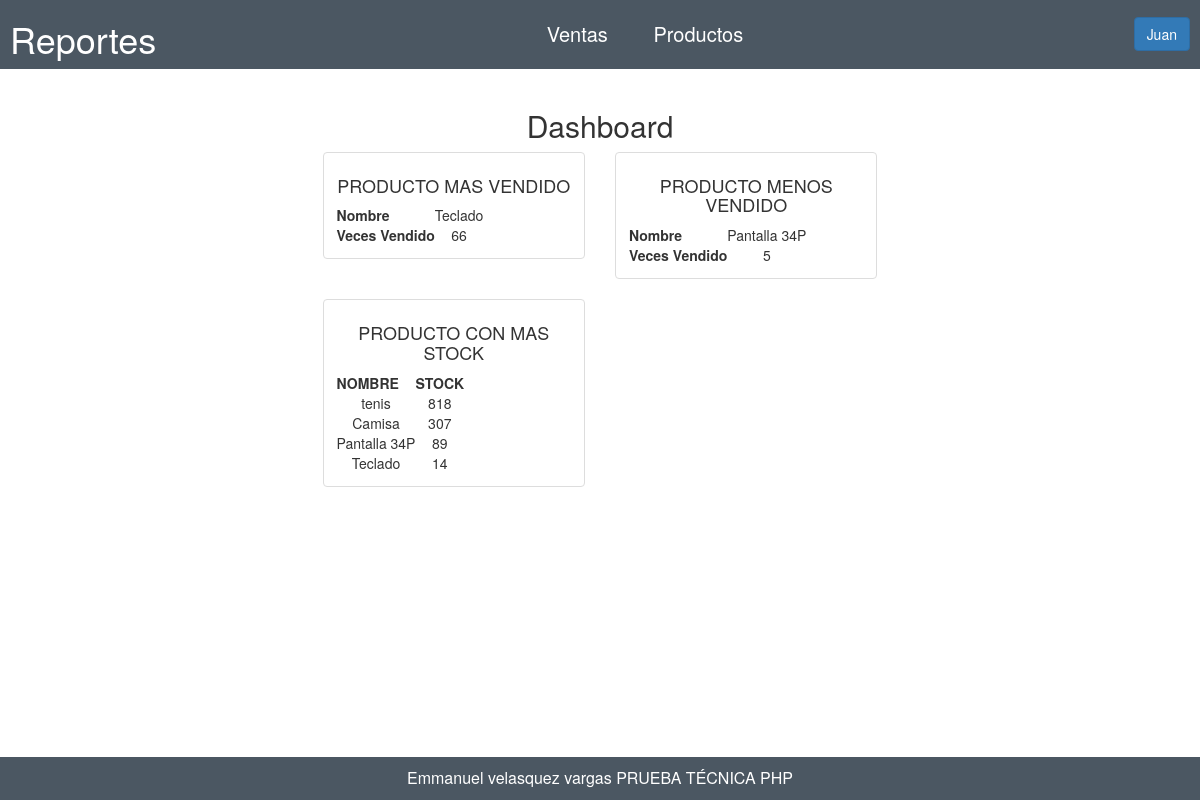
The app's page / (signed in), older data.
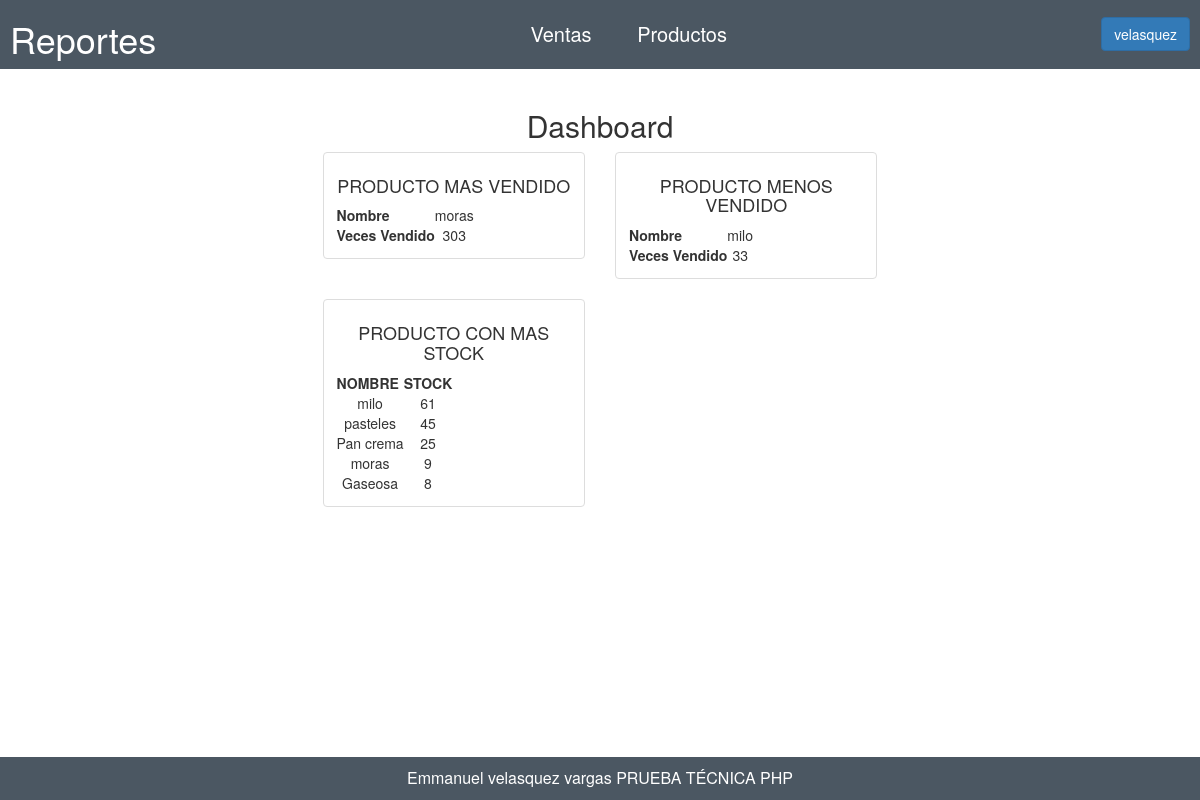
The same page, newer data.
### tables this page shows
CREATE TABLE `tblproductos` (
  `codigo` varchar(20) NOT NULL,
  `nombre` varchar(50) NOT NULL,
  `stock` int(11) NOT NULL,
  `valor` int(11) NOT NULL,
  `referencia` varchar(50) NOT NULL,
  `peso` int(11) NOT NULL,
  `categoria` varchar(17) NOT NULL,
  `fecha_creacion` date DEFAULT NULL
);

### controladores/plantilla.controlador.php (called while the page is built)
<?php
class ControladorPlantilla{
    public function ctrPlantilla(){
        include "vistas/plantilla.php";
    }
}

### index.php (called while the page is built, shortened)
<?php
    require_once 'controladores/plantilla.controlador.php';
    require_once 'controladores/reportes.controlador.php';
    require_once 'modelos/reportes.modelo.php';
    $plantilla = new ControladorPlantilla();
    $plantilla -> ctrPlantilla();

### modelos/conexion.php (called while the page is built)
<?php
class Conexion{
    static public function conectar(){
        $link = new PDO("mysql:host=localhost;dbname=ventas",
        "root",
        "");
        $link->exec("set names utf8");
        return $link;
    }
}

### modelos/reportes.modelo.php (called while the page is built, shortened)
<?php
require_once "conexion.php";
class ModeloReportes{
    static public function mdlProdcutoMasVendido(){
        $stmt = Conexion::conectar()->prepare("SELECT p.nombre, p.codigo, SUM(fp.cantidad) AS cantidad FROM tblproductos AS p INNER JOIN tblfacturaproductos AS fp  on p.codigo = fp.codProducto GROUP BY p.codigo ORDER by cantidad  DESC  limit 1");
        $stmt->execute();
        return $stmt->fetch();
    }
    static public function mdlProdcutoMenosVendido(){
        $stmt = Conexion::conectar()->prepare("SELECT p.nombre, p.codigo, SUM(fp.cantidad) AS cantidad FROM tblproductos AS p INNER JOIN tblfacturaproductos AS fp  on p.codigo = fp.codProducto GROUP BY p.codigo ORDER by cantidad limit 1");
        $stmt->execute();
        return $stmt->fetch();
    }
}

### controladores/reportes.controlador.php (called while the page is built)
<?php
class ControladorReportes{
    static public function ctrProdcutoMasVendido(){
        $respuesta = ModeloReportes::mdlProdcutoMasVendido();
        return $respuesta;
    }
    static public function ctrProdcutoMenosVendido(){
        $respuesta = ModeloReportes::mdlProdcutoMenosVendido();
        return $respuesta;
    }
}

### vistas/modulos/dashboard.php (the view)
<?php
require_once "./modelos/conexion_reporte_stock.php";
$masVendido = ControladorReportes::ctrProdcutoMasVendido();
$menosVendido = ControladorReportes::ctrProdcutoMenosVendido();
?>
<div class="contenido container mt-2">
    <h2 class="text-center">Dashboard</h2>
    <div class="row">
        <div class="col-md-3">&nbsp;</div>
        <div class="col-md-9">
            <div class="row">
                <div class="col-sm-4">
                    <div class="thumbnail">
                        <div class="caption text-center">
                            <h4 id="thumbnail-label">PRODUCTO MAS VENDIDO</h4>
                            <table>
                                <tr>
                                    <th>Nombre</th>
                                    <td><?= $masVendido["nombre"] ?></td>
                                </tr>
                                <tr>
                                    <th>Veces Vendido</th>
                                    <td><?= $masVendido["cantidad"] ?></td>
                                </tr>
                            </table>
                        </div>
                    </div>
                </div>
                <div class="col-sm-4">
                    <div class="thumbnail">
                        <div class="caption text-center">
                            <h4 id="thumbnail-label">PRODUCTO MENOS VENDIDO</h4>
                            <table>
                                <tr>
                                    <th>Nombre</th>
                                    <td><?= $menosVendido["nombre"] ?></td>
                                </tr>
                                <tr>
                                    <th>Veces Vendido</th>
                                    <td><?= $menosVendido["cantidad"] ?></td>
                                </tr>
                            </table>
                        </div>
                    </div>
                </div>
            </div>
        </div>
        <div class="col-md-3">&nbsp;</div>
        <div class="col-md-9">
            <div class="row">
                <div class="col-sm-4">
                    <div class="thumbnail">
                        <div class="caption text-center">
                            <h4 id="thumbnail-label">PRODUCTO CON MAS STOCK</h4>
                            <table>
                          <?php
                        $resultados1=mysqli_query($conexion,"SELECT * FROM `tblproductos` ORDER BY stock DESC; ");
                        $resultados=mysqli_query($conexion,"SELECT * FROM `tblproductos` ORDER BY stock DESC;");
                        echo "<table>";
                        echo "
                        <tr>
                        <th>NOMBRE</th>
                        <th>STOCK</th>
                        </tr>";
                        echo "<tr>";
                        echo "<td>";
                        while($consult=mysqli_fetch_array($resultados1))
                        {
                           echo $consult['nombre'];
                           echo "<br>";
                        }
                        echo "</td>";
                        echo "<td>";
                        while($consult=mysqli_fetch_array($resultados))
                        {
                            echo $consult['stock'];
                            echo "<br>";
                        }
                        echo "</td>";
                        echo "</tr>";
                        echo "</table>";
                          ?>
                        </div>
                    </div>
                </div>
            </div>
        </div>
    </div>
</div>

### vistas/plantilla.php (shortened to what this page needs)
<!doctype html>
<html lang="en">
<head>
  <link rel="stylesheet" href="vistas/bower_components/bootstrap/dist/css/bootstrap.min.css">
  <link rel="stylesheet" href="vistas/bower_components/font-awesome/css/font-awesome.min.css">
  <link rel="stylesheet" href="vistas/css/style.css">
</head>
<body>
  <?php
  if (isset($_SESSION['iniciarSesion']) && $_SESSION['iniciarSesion'] == "ok") {
    include "vistas/modulos/cabezote.php";
    if (isset($_GET['ruta'])) {
      if (
        $_GET['ruta'] == "ventas" ||
        $_GET['ruta'] == "productos" ||
        $_GET['ruta'] == "clientes" ||
        $_GET['ruta'] == "empleado" ||
        $_GET['ruta'] == "salir" ||
        $_GET['ruta'] == "crear-venta" ||
        $_GET['ruta'] == "dashboard"
      ) {
        include "vistas/modulos/" . $_GET['ruta'] . ".php";
      } else {
        include "vistas/modulos/404.php";
      }
    } else {
      include "vistas/modulos/dashboard.php";
    }
    include "vistas/modulos/footer.php";
  } else {
    include "vistas/modulos/login.php";
  }
  ?>
</body>
</html>

### vistas/modulos/cabezote.php (shortened to what this page needs)
<header class="menu-navegacion">
        <a href="dashboard">
            <h1 class="titulo">Reportes</h1>
        </a>
        <nav class="navegacion">
            <a href="ventas">Ventas </a>
            <a href="productos">Productos</a>
        </nav>
        <div class="dropdown">
<button class="btn btn-primary dropdown-toggle" type="button" id="about-us" data-toggle="dropdown" aria-haspopup="true" aria-expanded="false">
<?= $_SESSION['nombre'] ?>
</button>
</div>
    </header>

### vistas/modulos/footer.php
<footer>
    <p> Emmanuel velasquez vargas  PRUEBA TÉCNICA PHP</p>
</footer>

### vistas/css/style.css (style rules this page uses)
.menu-navegacion { background-color:#4b5762; display: flex; justify-content: space-between; align-items: center; padding: 10px; }
.titulo { float: right; margin: 0; margin-top: 9px; }
.menu-navegacion a { color: white; font-size: 20px; margin-right: 40px; }
body { display: flex; flex-direction: column; min-height: 100vh !important; }
.contenido { flex: 1; }
footer { padding: 10px; background-color:#4b5762; color: white; font-size: 16px; font-weight: 300; text-align: center; }
footer p { margin: 0; }
.mt-2 { margin-top: 20px !important; }

Row changes from the older to the newer data that the page shows:
changed tblproductos: nombre "Camisa" → "moras"; stock "307" → "9"; moves down the list
changed tblproductos: nombre "Pantalla 34P" → "milo"; stock "89" → "61"
changed tblproductos: nombre "Teclado" → "pasteles"; stock "14" → "45"
added tblproductos: nombre "Pan crema", stock "25"
changed tblproductos: nombre "tenis" → "Gaseosa"; stock "818" → "8"; moves down the list
Text that changed along with them:
$_SESSION['nombre']: "Juan" → "velasquez"
$masVendido["nombre"]: "Teclado" → "moras"
$masVendido["cantidad"]: "66" → "303"
$menosVendido["cantidad"]: "5" → "33"
